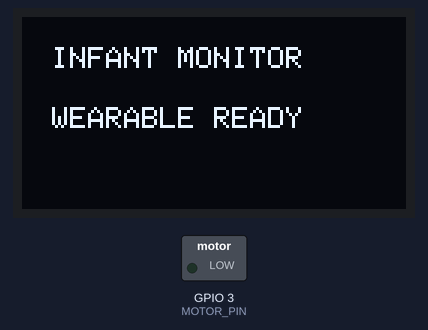
A sketch run on a simulated ESP32-C3. Shown: 128×64 one-colour display, switched loads named in the sketch (green lamp = pin HIGH). What the sketch prints to the serial monitor is not drawn.

Above: at 0.6 s.
At 1.4 s:
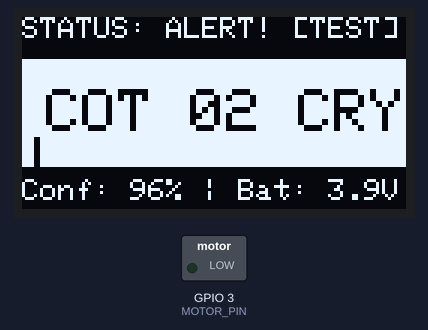
At 14.8 s:
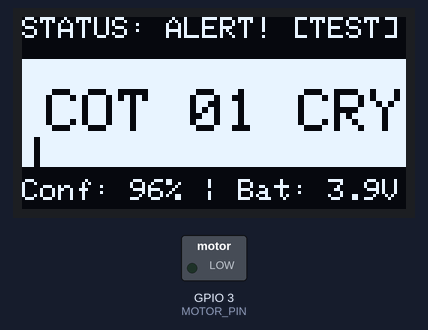
At 38.1 s:
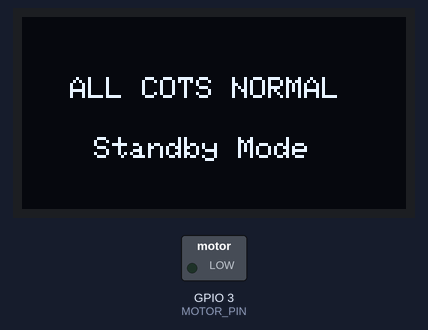
Timing chart, 0 to 39.6 s (numbered marks = the images above):
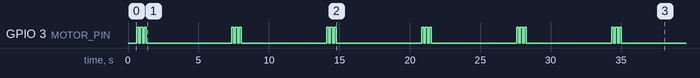

Measured:
- by itself, GPIO 3 (MOTOR_PIN): repeats every 6.7 s: 2 × (LOW 0.12 s, HIGH 0.15 s), LOW 6.1 s, HIGH 0.15 s
- what the display in image 1 shows lasts 3.5 s, from 0.8 s to 4.3 s
- what the display in image 2 shows lasts 3.7 s, from 14.1 s to 17.8 s

The sketch:

03_wearable_haptic_oled_test.ino
```cpp
/**
 * @file 03_wearable_haptic_oled_test.ino
 * @brief Standalone Hardware Diagnostic: Caregiver Wearable (OLED + Haptic Motor).
 *
 * Target Board: ESP32-C3-MINI-1
 * Hardware Wiring:
 *   - AO3400A N-MOSFET Gate: GPIO 3 (with 10k pulldown to GND, 1N5819 flyback diode across motor)
 *   - SSD1306 OLED SDA:     GPIO 4 (with 4.7k pull-up to 3.3V)
 *   - SSD1306 OLED SCL:     GPIO 5 (with 4.7k pull-up to 3.3V)
 *   - OLED VDD:             3.3V
 *   - OLED GND:             GND
 *
 * Test Routine:
 * 1. Performs I2C bus scan (verifying OLED responds at 0x3C or 0x3D).
 * 2. Initializes SSD1306 display and renders test screens.
 * 3. Cycles through 3 haptic vibration profiles:
 *    - Mode 1: Gentle short pulse (100 ms)
 *    - Mode 2: Double pulse (150 ms on, 100 ms off, 150 ms on)
 *    - Mode 3: Triple urgent alert pulse (Cry alert simulation)
 */

#include <Arduino.h>
#include <Wire.h>
#include <Adafruit_GFX.h>
#include <Adafruit_SSD1306.h>

#define MOTOR_PIN       3
#define OLED_SDA_PIN    4
#define OLED_SCL_PIN    5

#define SCREEN_WIDTH    128
#define SCREEN_HEIGHT   64
#define OLED_RESET      -1

Adafruit_SSD1306 display(SCREEN_WIDTH, SCREEN_HEIGHT, &Wire, OLED_RESET);
bool oled_found = false;

void scan_i2c() {
    Serial.println("🔍 Scanning I2C bus...");
    byte count = 0;
    for (byte addr = 1; addr < 127; addr++) {
        Wire.beginTransmission(addr);
        if (Wire.endTransmission() == 0) {
            Serial.printf("✅ Found I2C device at 0x%02X\n", addr);
            if (addr == 0x3C || addr == 0x3D) {
                oled_found = true;
            }
            count++;
        }
    }
    if (count == 0) {
        Serial.println("❌ No I2C devices found! Check OLED SDA (GPIO4), SCL (GPIO5), VDD, and GND.");
    }
}

void pulse_motor(int pulse_ms, int count) {
    for (int i = 0; i < count; i++) {
        digitalWrite(MOTOR_PIN, HIGH);
        delay(pulse_ms);
        digitalWrite(MOTOR_PIN, LOW);
        if (i < count - 1) {
            delay(120);
        }
    }
}

void setup() {
    Serial.begin(115200);
    while (!Serial && millis() < 2000);
    delay(500);

    Serial.println("\n==============================================");
    Serial.println("  WEARABLE OLED & HAPTIC MOTOR CHECKOUT TOOL  ");
    Serial.println("==============================================");

    // 1. Initialize Motor Pin (Active-HIGH via AO3400A)
    pinMode(MOTOR_PIN, OUTPUT);
    digitalWrite(MOTOR_PIN, LOW);
    Serial.println("✅ Motor Gate (GPIO 3) configured as OUTPUT LOW.");

    // 2. Initialize I2C Bus on GPIO 4, 5
    Wire.begin(OLED_SDA_PIN, OLED_SCL_PIN);
    scan_i2c();

    // 3. Initialize OLED
    if (oled_found) {
        if (!display.begin(SSD1306_SWITCHCAPVCC, 0x3C)) {
            Serial.println("❌ SSD1306 initialization failed at 0x3C! Retrying 0x3D...");
            display.begin(SSD1306_SWITCHCAPVCC, 0x3D);
        }
        display.clearDisplay();
        display.setTextColor(SSD1306_WHITE);
        display.setTextSize(1);
        display.setCursor(10, 10);
        display.println("INFANT MONITOR");
        display.setCursor(10, 30);
        display.println("WEARABLE READY");
        display.display();
        Serial.println("✅ OLED Display initialized successfully!");
    }
}

int test_step = 0;

void loop() {
    test_step++;
    uint8_t mock_cot = (test_step % 3) + 1;

    Serial.printf("\n--- Test Step %d: Simulating Alert for COT 0%d ---\n", test_step, mock_cot);

    if (oled_found) {
        display.clearDisplay();

        // Header
        display.setTextSize(1);
        display.setCursor(0, 0);
        display.print("STATUS: ALERT! [TEST]");

        // Inverted Alert Box
        display.fillRect(0, 14, 128, 36, SSD1306_WHITE);
        display.setTextColor(SSD1306_BLACK);
        display.setTextSize(2);
        display.setCursor(8, 24);
        display.printf("COT 0%d CRY!", mock_cot);

        // Footer
        display.setTextColor(SSD1306_WHITE);
        display.setTextSize(1);
        display.setCursor(0, 54);
        display.printf("Conf: 96%% | Bat: 3.9V");

        display.display();
    }

    // Trigger haptic vibration alert pattern
    Serial.println("📳 Haptic Motor: Pulsing (3x 150ms)...");
    pulse_motor(150, 3);

    delay(3000);

    // Clear Display back to Idle
    if (oled_found) {
        display.clearDisplay();
        display.setTextSize(1);
        display.setTextColor(SSD1306_WHITE);
        display.setCursor(16, 20);
        display.println("ALL COTS NORMAL");
        display.setCursor(24, 40);
        display.println("Standby Mode");
        display.display();
    }

    Serial.println("💤 Standby for 3 seconds...");
    delay(3000);
}
```
